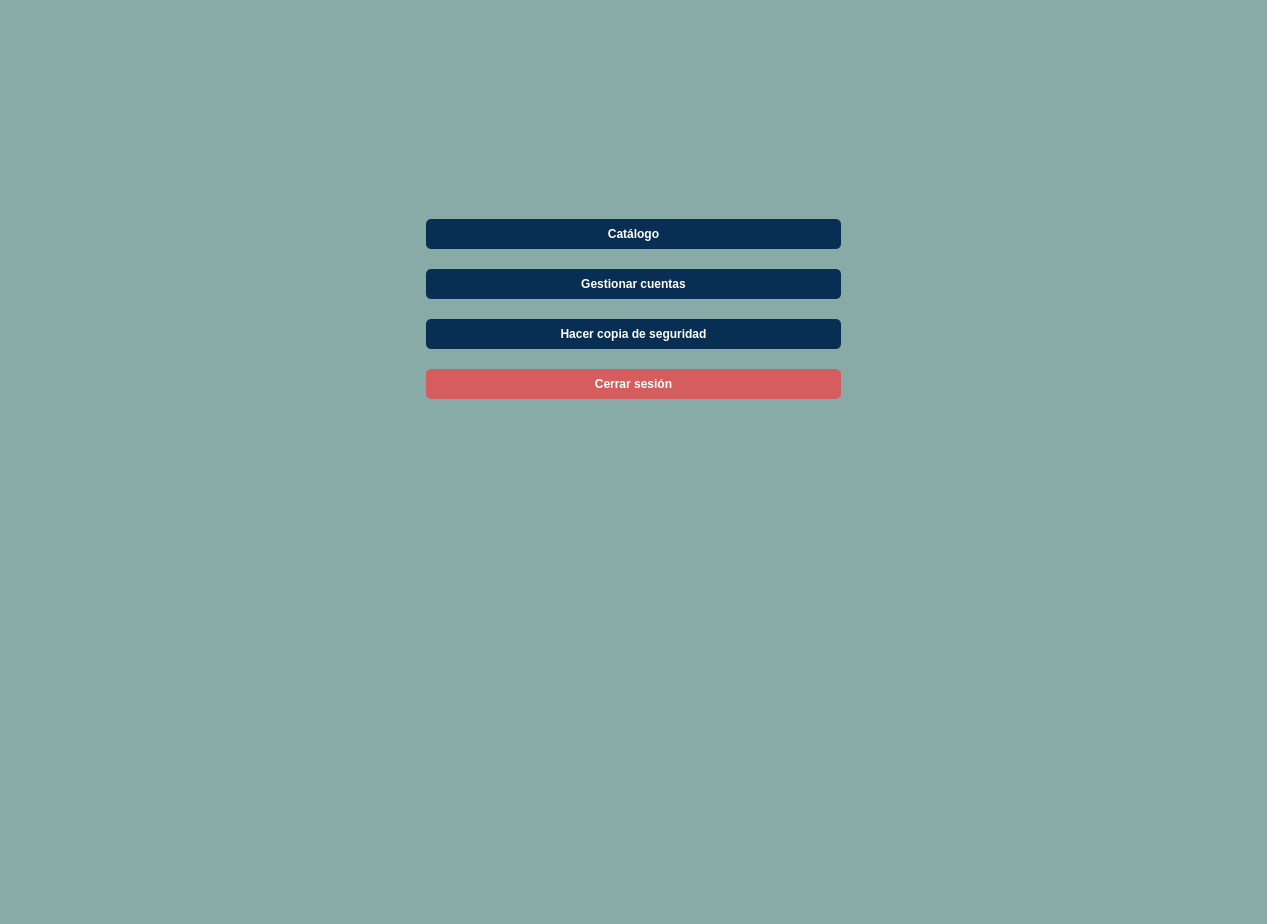
<?xml version="1.0" encoding="UTF-8"?>
<ui version="4.0">
 <class>Dialog</class>
 <widget class="QDialog" name="Dialog">
  <property name="geometry">
   <rect>
    <x>0</x>
    <y>0</y>
    <width>1267</width>
    <height>924</height>
   </rect>
  </property>
  <property name="windowTitle">
   <string>Dialog</string>
  </property>
  <property name="styleSheet">
   <string notr="true">#Dialog {
    background-color: #89ABA7;
}</string>
  </property>
  <layout class="QHBoxLayout" name="horizontalLayout_5">
   <item>
    <layout class="QHBoxLayout" name="horizontalLayout_3">
     <item>
      <spacer name="horizontalSpacer">
       <property name="orientation">
        <enum>Qt::Horizontal</enum>
       </property>
       <property name="sizeHint" stdset="0">
        <size>
         <width>40</width>
         <height>20</height>
        </size>
       </property>
      </spacer>
     </item>
    </layout>
   </item>
   <item>
    <layout class="QVBoxLayout" name="verticalLayout_2">
     <property name="spacing">
      <number>20</number>
     </property>
     <property name="sizeConstraint">
      <enum>QLayout::SetMinAndMaxSize</enum>
     </property>
     <item>
      <spacer name="verticalSpacer">
       <property name="orientation">
        <enum>Qt::Vertical</enum>
       </property>
       <property name="sizeHint" stdset="0">
        <size>
         <width>20</width>
         <height>40</height>
        </size>
       </property>
      </spacer>
     </item>
     <item>
      <layout class="QHBoxLayout" name="horizontalLayout_11">
       <property name="topMargin">
        <number>20</number>
       </property>
       <property name="bottomMargin">
        <number>20</number>
       </property>
       <item>
        <spacer name="horizontalSpacer_3">
         <property name="orientation">
          <enum>Qt::Horizontal</enum>
         </property>
         <property name="sizeHint" stdset="0">
          <size>
           <width>40</width>
           <height>20</height>
          </size>
         </property>
        </spacer>
       </item>
       <item>
        <widget class="QLabel" name="imagen_ule">
         <property name="enabled">
          <bool>true</bool>
         </property>
         <property name="maximumSize">
          <size>
           <width>260</width>
           <height>200</height>
          </size>
         </property>
         <property name="text">
          <string/>
         </property>
         <property name="pixmap">
          <pixmap>recursos/logo.png</pixmap>
         </property>
         <property name="scaledContents">
          <bool>true</bool>
         </property>
        </widget>
       </item>
       <item>
        <spacer name="horizontalSpacer_4">
         <property name="orientation">
          <enum>Qt::Horizontal</enum>
         </property>
         <property name="sizeHint" stdset="0">
          <size>
           <width>40</width>
           <height>20</height>
          </size>
         </property>
        </spacer>
       </item>
      </layout>
     </item>
     <item>
      <layout class="QVBoxLayout" name="verticalLayout_4"/>
     </item>
     <item>
      <widget class="QPushButton" name="boton_catalogo">
       <property name="styleSheet">
        <string notr="true">QPushButton {
    background-color: #082e53; 
    color: white;  
    border-radius: 5px; 
    padding: 8px;  
    font-weight: bold;
}

QPushButton:hover {
    background-color: #1b5084; 
}

QPushButton:pressed {
    background-color: #031324; 
}</string>
       </property>
       <property name="text">
        <string>Catálogo</string>
       </property>
       <property name="autoDefault">
        <bool>false</bool>
       </property>
      </widget>
     </item>
     <item>
      <widget class="QPushButton" name="boton_cuentas">
       <property name="styleSheet">
        <string notr="true">QPushButton {
    background-color: #082e53; 
    color: white;  
    border-radius: 5px; 
    padding: 8px;  
    font-weight: bold;
}

QPushButton:hover {
    background-color: #1b5084; 
}

QPushButton:pressed {
    background-color: #031324; 
}</string>
       </property>
       <property name="text">
        <string>Gestionar cuentas</string>
       </property>
       <property name="autoDefault">
        <bool>false</bool>
       </property>
      </widget>
     </item>
     <item>
      <widget class="QPushButton" name="boton_copia">
       <property name="styleSheet">
        <string notr="true">QPushButton {
    background-color: #082e53; 
    color: white;  
    border-radius: 5px; 
    padding: 8px;  
    font-weight: bold;
}

QPushButton:hover {
    background-color: #1b5084; 
}

QPushButton:pressed {
    background-color: #031324; 
}</string>
       </property>
       <property name="text">
        <string>Hacer copia de seguridad</string>
       </property>
       <property name="autoDefault">
        <bool>false</bool>
       </property>
      </widget>
     </item>
     <item>
      <widget class="QPushButton" name="boton_cerrar">
       <property name="styleSheet">
        <string notr="true">QPushButton {
    background-color: #D65D5D; 
    color: white;  
    border-radius: 5px; 
    padding: 8px;  
    font-weight: bold;
    border: none;
}

QPushButton:hover {
    background-color: #FF9696; 
}

QPushButton:pressed {
    background-color: #D65D5D; 
}</string>
       </property>
       <property name="text">
        <string>Cerrar sesión</string>
       </property>
       <property name="autoDefault">
        <bool>false</bool>
       </property>
      </widget>
     </item>
     <item>
      <spacer name="verticalSpacer_7">
       <property name="orientation">
        <enum>Qt::Vertical</enum>
       </property>
       <property name="sizeHint" stdset="0">
        <size>
         <width>20</width>
         <height>40</height>
        </size>
       </property>
      </spacer>
     </item>
     <item>
      <spacer name="verticalSpacer_5">
       <property name="orientation">
        <enum>Qt::Vertical</enum>
       </property>
       <property name="sizeHint" stdset="0">
        <size>
         <width>20</width>
         <height>40</height>
        </size>
       </property>
      </spacer>
     </item>
     <item>
      <spacer name="verticalSpacer_6">
       <property name="orientation">
        <enum>Qt::Vertical</enum>
       </property>
       <property name="sizeHint" stdset="0">
        <size>
         <width>20</width>
         <height>40</height>
        </size>
       </property>
      </spacer>
     </item>
     <item>
      <spacer name="verticalSpacer_2">
       <property name="orientation">
        <enum>Qt::Vertical</enum>
       </property>
       <property name="sizeHint" stdset="0">
        <size>
         <width>20</width>
         <height>40</height>
        </size>
       </property>
      </spacer>
     </item>
    </layout>
   </item>
   <item>
    <layout class="QHBoxLayout" name="horizontalLayout_4">
     <item>
      <spacer name="horizontalSpacer_2">
       <property name="orientation">
        <enum>Qt::Horizontal</enum>
       </property>
       <property name="sizeHint" stdset="0">
        <size>
         <width>40</width>
         <height>20</height>
        </size>
       </property>
      </spacer>
     </item>
    </layout>
   </item>
  </layout>
 </widget>
 <resources/>
 <connections/>
</ui>
